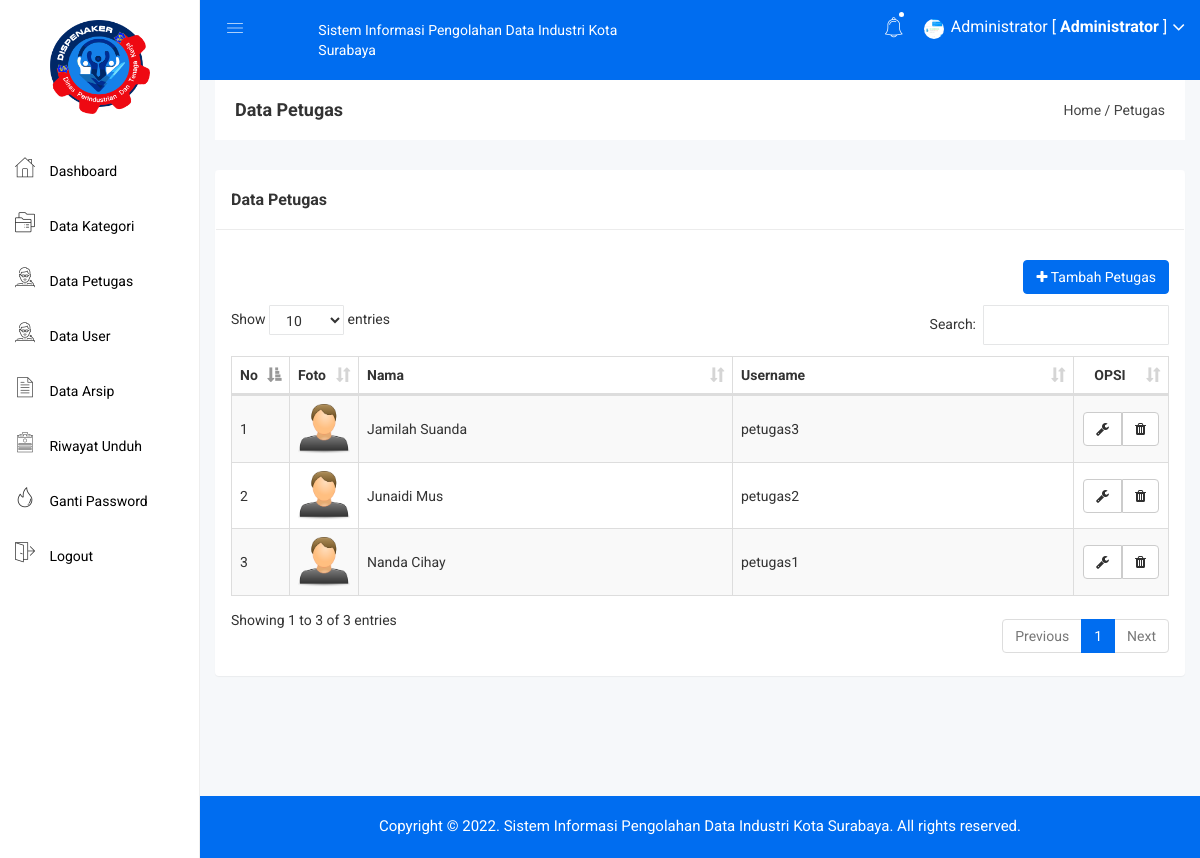
The app's page /admin/petugas.php (signed in) with its own data.
### tables this page shows
CREATE TABLE `petugas` (
  `petugas_id` int(11) NOT NULL,
  `petugas_nama` varchar(255) NOT NULL,
  `petugas_username` varchar(255) NOT NULL,
  `petugas_password` varchar(255) NOT NULL,
  `petugas_foto` varchar(255) NOT NULL
);

### admin/petugas.php (the view)
<?php include 'header.php'; ?>
<div class="breadcome-area">
    <div class="container-fluid">
        <div class="row">
            <div class="col-lg-12 col-md-12 col-sm-12 col-xs-12">
                <div class="breadcome-list">
                    <div class="row">
                        <div class="col-lg-6 col-md-6 col-sm-6 col-xs-12">
                            <div class="breadcome-heading">
                                <h4 style="margin-bottom: 0px">Data Petugas</h4>
                            </div>
                        </div>
                        <div class="col-lg-6 col-md-6 col-sm-6 col-xs-12">
                            <ul class="breadcome-menu" style="padding-top: 0px">
                                <li><a href="#">Home</a> <span class="bread-slash">/</span></li>
                                <li><span class="bread-blod">Petugas</span></li>
                            </ul>
                        </div>
                    </div>
                </div>
            </div>
        </div>
    </div>
</div>
<div class="container-fluid">
    <div class="panel panel">
        <div class="panel-heading">
            <h3 class="panel-title">Data Petugas</h3>
        </div>
        <div class="panel-body">
            <div class="pull-right">
                <a href="petugas_tambah.php" class="btn btn-primary"><i class="fa fa-plus"></i> Tambah Petugas</a>
            </div>
            <br>
            <br>
            <br>
            <table id="table" class="table table-bordered table-striped table-hover table-datatable">
                <thead>
                    <tr>
                        <th width="1%">No</th>
                        <th width="5%">Foto</th>
                        <th>Nama</th>
                        <th>Username</th>
                        <th class="text-center" width="10%">OPSI</th>
                    </tr>
                </thead>
                <tbody>
                    <?php
                    include '../koneksi.php';
                    $no = 1;
                    $petugas = mysqli_query($koneksi,"SELECT * FROM petugas ORDER BY petugas_id DESC");
                    while($p = mysqli_fetch_array($petugas)){
                        ?>
                        <tr>
                            <td><?php echo $no++; ?></td>
                            <td>
                                <?php
                                if($p['petugas_foto'] == ""){
                                    ?>
                                    <img class="img-user" src="../gambar/sistem/user.png">
                                    <?php
                                }else{
                                    ?>
                                    <img class="img-user" src="../gambar/petugas/<?php echo $p['petugas_foto']; ?>">
                                    <?php
                                }
                                ?>
                            </td>
                            <td><?php echo $p['petugas_nama'] ?></td>
                            <td><?php echo $p['petugas_username'] ?></td>
                            <td class="text-center">
                                <div class="btn-group">
                                    <a href="petugas_edit.php?id=<?php echo $p['petugas_id']; ?>" class="btn btn-default"><i class="fa fa-wrench"></i></a>
                                    <a href="petugas_hapus.php?id=<?php echo $p['petugas_id']; ?>" class="btn btn-default"><i class="fa fa-trash"></i></a>
                                </div>
                            </td>
                        </tr>
                        <?php
                    }
                    ?>
                </tbody>
            </table>
        </div>
    </div>
</div>
<?php include 'footer.php'; ?>

### admin/header.php (shortened to what this page needs)
<!doctype html>
<html>
<head>
    <link rel="stylesheet" href="../assets/css/bootstrap.min.css">
    <link rel="stylesheet" href="../assets/css/font-awesome.min.css">
    <link rel="stylesheet" href="../assets/css/owl.carousel.css">
    <link rel="stylesheet" href="../assets/css/owl.theme.css">
    <link rel="stylesheet" href="../assets/css/owl.transitions.css">
    <link rel="stylesheet" href="../assets/css/animate.css">
    <link rel="stylesheet" href="../assets/css/normalize.css">
    <link rel="stylesheet" href="../assets/css/meanmenu.min.css">
    <link rel="stylesheet" href="../assets/css/main.css">
    <link rel="stylesheet" href="../assets/css/educate-custon-icon.css">
    <link rel="stylesheet" href="../assets/css/morrisjs/morris.css">
    <link rel="stylesheet" href="../assets/css/scrollbar/jquery.mCustomScrollbar.min.css">
    <link rel="stylesheet" href="../assets/css/metisMenu/metisMenu.min.css">
    <link rel="stylesheet" href="../assets/css/metisMenu/metisMenu-vertical.css">
    <link rel="stylesheet" href="../assets/css/calendar/fullcalendar.min.css">
    <link rel="stylesheet" href="../assets/css/calendar/fullcalendar.print.min.css">
    <link rel="stylesheet" href="../assets/style.css">
    <link rel="stylesheet" href="../assets/css/responsive.css">
    <link rel="stylesheet" href="../assets/css/style.css">
    <link rel="stylesheet" type="text/css" href="../assets/js/DataTables/datatables.css">
    <?php
    include '../koneksi.php';
    ?>
</head>
<body>
    <div class="left-sidebar-pro">
        <nav id="sidebar" class="">
            <div class="sidebar-header">
                <br>
                <a href="index.html"><img class="main-logo" src="../assets/img/logo/nakernew.png" width='100' hight='60' padding='5px' alt="" /></a>
            </div>
            <div class="left-custom-menu-adp-wrap comment-scrollbar">
                <nav class="sidebar-nav left-sidebar-menu-pro" style="margin-top: 30px">
                    <ul class="metismenu" id="menu1">
                        <li class="active">
                            <a href="index.php">
                                <span class="educate-icon educate-home icon-wrap"></span>
                                <span class="mini-click-non">Dashboard</span>
                            </a>
                        </li>
                        <li>
                            <a href="kategori.php" aria-expanded="false"><span class="educate-icon educate-course icon-wrap sub-icon-mg" aria-hidden="true"></span> <span class="mini-click-non">Data Kategori</span></a>
                        </li>
                        <li>
                            <a href="petugas.php" aria-expanded="false"><span class="educate-icon educate-professor icon-wrap sub-icon-mg" aria-hidden="true"></span> <span class="mini-click-non">Data Petugas</span></a>
                        </li>
                        <li>
                            <a href="user.php" aria-expanded="false"><span class="educate-icon educate-professor icon-wrap sub-icon-mg" aria-hidden="true"></span> <span class="mini-click-non">Data User</span></a>
                        </li>
                        <li>
                            <a href="arsip.php" aria-expanded="false"><span class="educate-icon educate-data-table icon-wrap sub-icon-mg" aria-hidden="true"></span> <span class="mini-click-non">Data Arsip</span></a>
                        </li>
                        <li>
                            <a href="riwayat.php" aria-expanded="false"><span class="educate-icon educate-form icon-wrap sub-icon-mg" aria-hidden="true"></span> <span class="mini-click-non">Riwayat Unduh</span></a>
                        </li>
                        <li>
                            <a href="gantipassword.php" aria-expanded="false"><span class="educate-icon educate-danger icon-wrap sub-icon-mg" aria-hidden="true"></span> <span class="mini-click-non">Ganti Password</span></a>
                        </li>
                        <li>
                            <a href="logout.php" aria-expanded="false"><span class="educate-icon educate-pages icon-wrap sub-icon-mg" aria-hidden="true"></span> <span class="mini-click-non">Logout</span></a>
                        </li>
                    </ul>
                </nav>
            </div>
        </nav>
    </div>
    <div class="all-content-wrapper">
        <div class="container-fluid">
            <div class="row">
                <div class="col-lg-12 col-md-12 col-sm-12 col-xs-12">
                    <div class="logo-pro">
                        <a href="index.html"><img class="main-logo" src="../assets/img/logo/logo.png" alt="" /></a>
                    </div>
                </div>
            </div>
        </div>
        <div class="header-advance-area">
            <div class="header-top-area">
                <div class="container-fluid">
                    <div class="row">
                        <div class="col-lg-12 col-md-12 col-sm-12 col-xs-12">
                            <div class="header-top-wraper">
                                <div class="row">
                                    <div class="col-lg-1 col-md-0 col-sm-12 col-xs-12">
                                        <div class="menu-switcher-pro">
                                            <button type="button" id="sidebarCollapse" class="btn bar-button-pro header-drl-controller-btn btn-info navbar-btn">
                                                <i class="educate-icon educate-nav"></i>
                                            </button>
                                        </div>
                                    </div>
                                    <div class="col-lg-5 col-md-6 col-sm-12 col-xs-12">
                                        <div class="header-top-menu tabl-d-n">
                                            <ul class="nav navbar-nav mai-top-nav">
                                                <li class="nav-item"><a href="#" class="nav-link">Sistem Informasi Pengolahan Data Industri Kota Surabaya</a></li>
                                            </ul>
                                        </div>
                                    </div>
                                    <div class="col-lg-6 col-md-6 col-sm-12 col-xs-12">
                                        <div class="header-right-info">
                                            <ul class="nav navbar-nav mai-top-nav header-right-menu">
                                                <li class="nav-item">
                                                    <a href="#" data-toggle="dropdown" role="button" aria-expanded="false" class="nav-link dropdown-toggle"><i class="educate-icon educate-bell" aria-hidden="true"></i><span class="indicator-nt"></span></a>
                                            </li>
                                            <li class="nav-item">
                                                <a href="#" data-toggle="dropdown" role="button" aria-expanded="false" class="nav-link dropdown-toggle">
                                                    <?php
                                                    $id_admin = $_SESSION['id'];
                                                    $profil = mysqli_query($koneksi,"select * from admin where admin_id='$id_admin'");
                                                    $profil = mysqli_fetch_assoc($profil);
                                                    if($profil['admin_foto'] == ""){
                                                      ?>
                                                      <img src="../gambar/sistem/user.png" style="width: 20px;height: 20px">
                                                  <?php }else{ ?>
                                                    <img src="../gambar/admin/<?php echo $profil['admin_foto'] ?>" style="width: 20px;height: 20px">
                                                <?php } ?>
                                                <span class="admin-name"><?php echo $_SESSION['nama']; ?> [ <b>Administrator</b> ]</span>
                                                <i class="fa fa-angle-down edu-icon edu-down-arrow"></i>
                                            </a>
                                        </li>
                                    </ul>
                                </div>
                            </div>
                        </div>
                    </div>
                </div>
            </div>
        </div>
    </div>
</div>

### assets/css/main.css (style rules this page uses)
html { color: #222; font-size: 1em; line-height: 1.4; }
audio, canvas, iframe, img, svg, video { vertical-align: middle; }

### assets/css/metisMenu/metisMenu-vertical.css (style rules this page uses)
.sidebar-nav { background: #fff; }
.sidebar-nav ul { padding: 0; margin: 0; list-style: none; background: #f5f5f5; }
.sidebar-nav .metismenu { background: #fff; display: -webkit-box; display: -ms-flexbox; display: flex; -webkit-box-orient: vertical; -webkit-box-direction: normal; -ms-flex-direction: column; flex-direction: column; }
.sidebar-nav .metismenu li + li { margin-top: 5px; }
.sidebar-nav .metismenu li:last-child { margin-bottom: 5px; }
.sidebar-nav .metismenu > li { display: -webkit-box; display: -ms-flexbox; display: flex; -webkit-box-orient: vertical; -webkit-box-direction: normal; -ms-flex-direction: column; flex-direction: column; position: relative; }
.sidebar-nav .metismenu a { position: relative; display: block; padding: 13px 15px; color: #444; outline-width: 0; transition: all .3s ease-out; font-size:16px; font-weight:400; }
.sidebar-nav .metismenu li .icon-wrap { margin-right:5px; font-size:20px; color:#303030; }
.sidebar-nav .metismenu li .sub-icon-mg { margin-right:5px; font-size:16px; }

### assets/css/style.css (style rules this page uses)
.img-user { width: 100px; }
table .btn { margin: 0px !important; }
.btn-primary { background: #006df0; color: white !important; border: 1px solid #006df0; }
.panel-heading { padding: 20px 15px; border-bottom: 1px solid #ececec; }
.sidebar-nav .metismenu a { position: relative; display: block; padding: 13px 15px; color: #000; outline-width: 0; transition: all .3s ease-out; font-size: 14px; font-weight: 400; }
.sidebar-nav .metismenu a > .icon-wrap { font-size: 20px; margin-right: 11px; }
#sidebar { border-right: 1px solid #eee; }
.all-content-wrapper { min-height: 500px; }
td { vertical-align: middle !important; }

### assets/js/DataTables/datatables.css (style rules this page uses)
table.dataTable { clear: both; margin-top: 6px !important; margin-bottom: 6px !important; max-width: none !important; border-collapse: separate !important; }
table.dataTable td, table.dataTable th { -webkit-box-sizing: content-box; box-sizing: content-box; }
table.dataTable thead > tr > th.sorting_asc, table.dataTable thead > tr > th.sorting_desc, table.dataTable thead > tr > th.sorting, table.dataTable thead > tr > td.sorting_asc, table.dataTable thead > tr > td.sorting_desc, table.dataTable thead > tr > td.sorting { padding-right: 30px; }
table.dataTable thead .sorting, table.dataTable thead .sorting_asc, table.dataTable thead .sorting_desc, table.dataTable thead .sorting_asc_disabled, table.dataTable thead .sorting_desc_disabled { cursor: pointer; position: relative; }
table.dataTable thead .sorting:after, table.dataTable thead .sorting_asc:after, table.dataTable thead .sorting_desc:after, table.dataTable thead .sorting_asc_disabled:after, table.dataTable thead .sorting_desc_disabled:after { position: absolute; bottom: 8px; right: 8px; display: block; font-family: 'Glyphicons Halflings'; opacity: 0.5; }
table.dataTable thead .sorting:after { opacity: 0.2; content: "\e150"; }
table.dataTable thead .sorting_asc:after { content: "\e155"; }
table.table-bordered.dataTable th, table.table-bordered.dataTable td { border-left-width: 0; }
table.table-bordered.dataTable th:last-child, table.table-bordered.dataTable th:last-child, table.table-bordered.dataTable td:last-child, table.table-bordered.dataTable td:last-child { border-right-width: 0; }
table.table-bordered.dataTable tbody th, table.table-bordered.dataTable tbody td { border-bottom-width: 0; }

### records on screen
petugas: petugas_nama "Jamilah Suanda", petugas_username "petugas3"
petugas: petugas_nama "Junaidi Mus", petugas_username "petugas2"
petugas: petugas_nama "Nanda Cihay", petugas_username "petugas1"

### other values on screen
$_SESSION['nama'] "Administrator"
